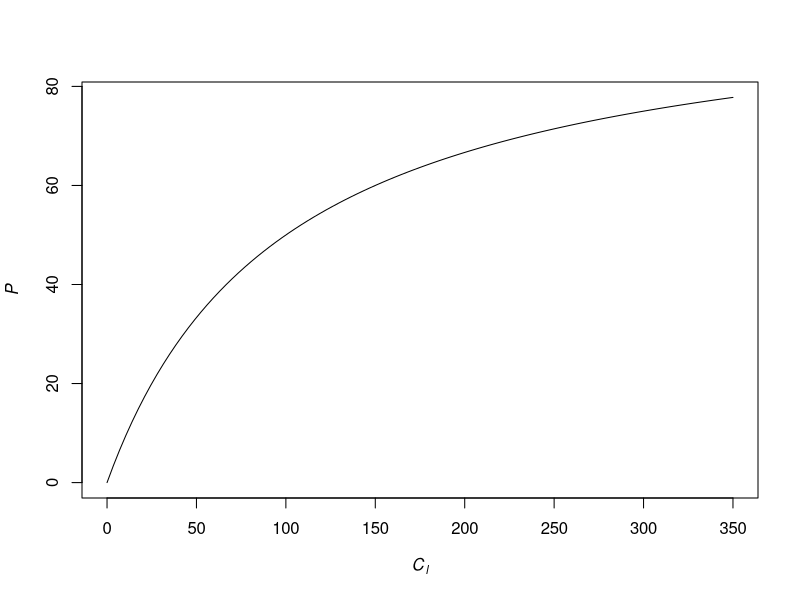
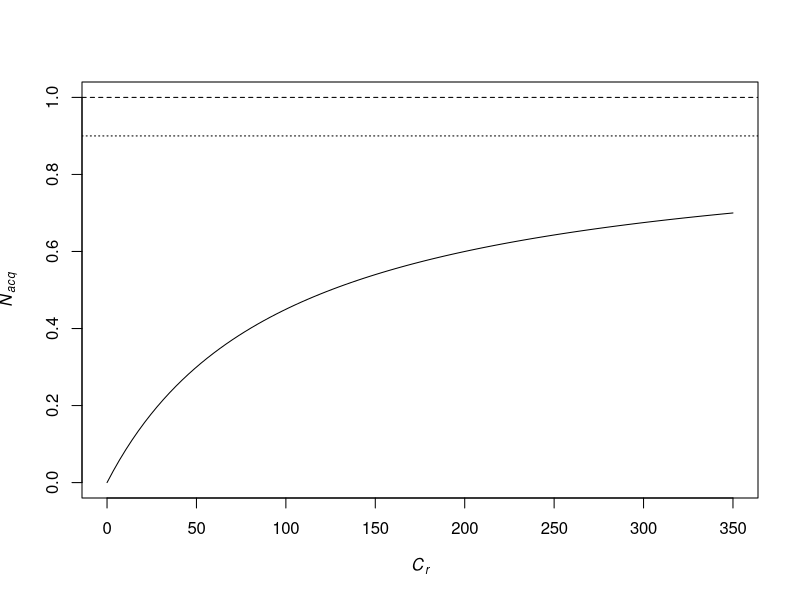
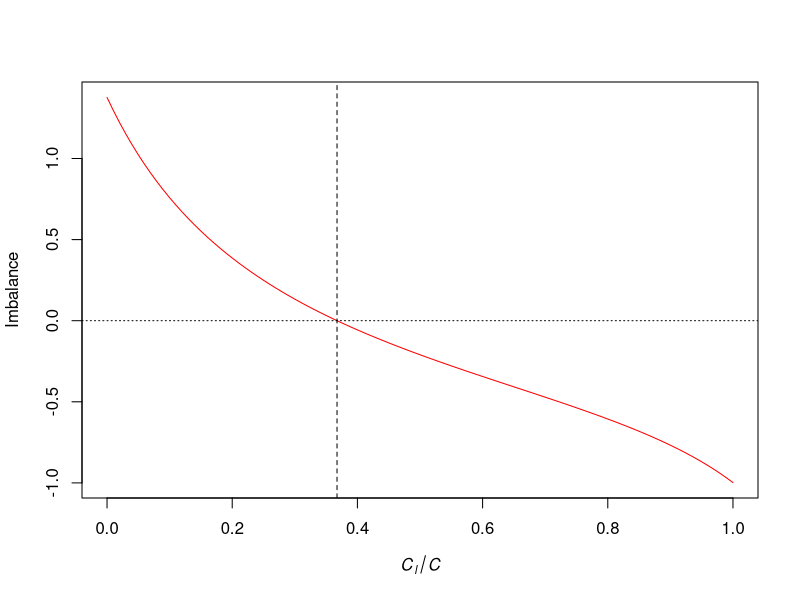
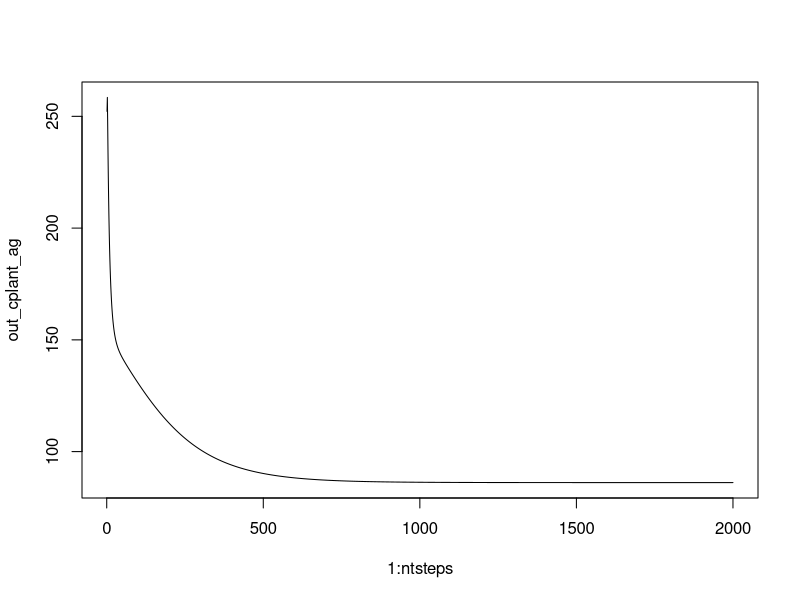
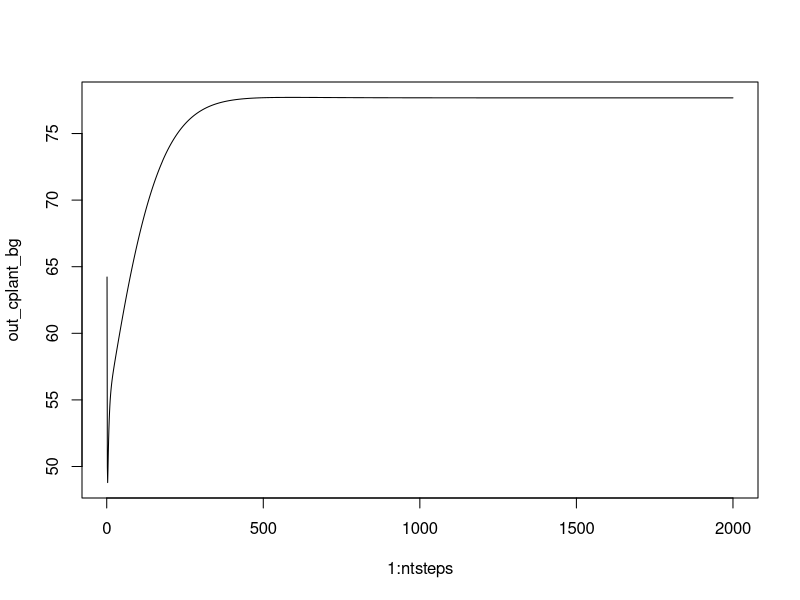
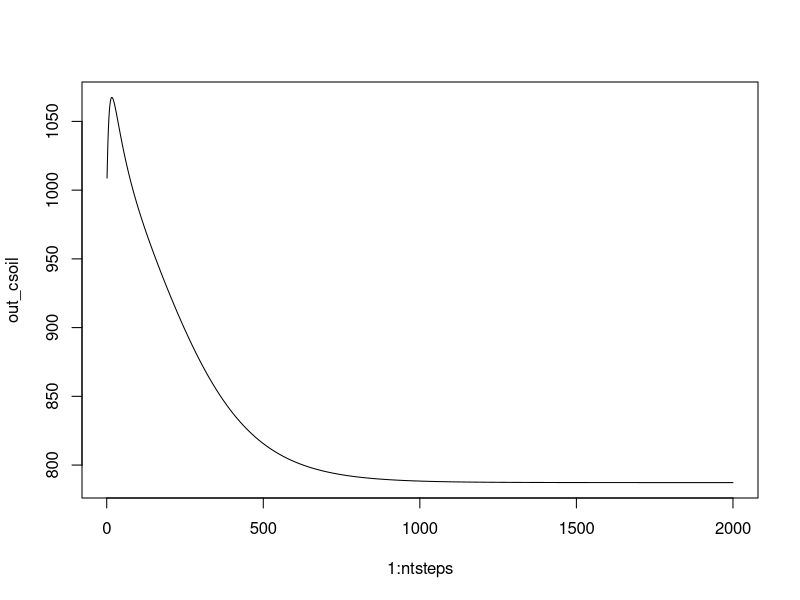
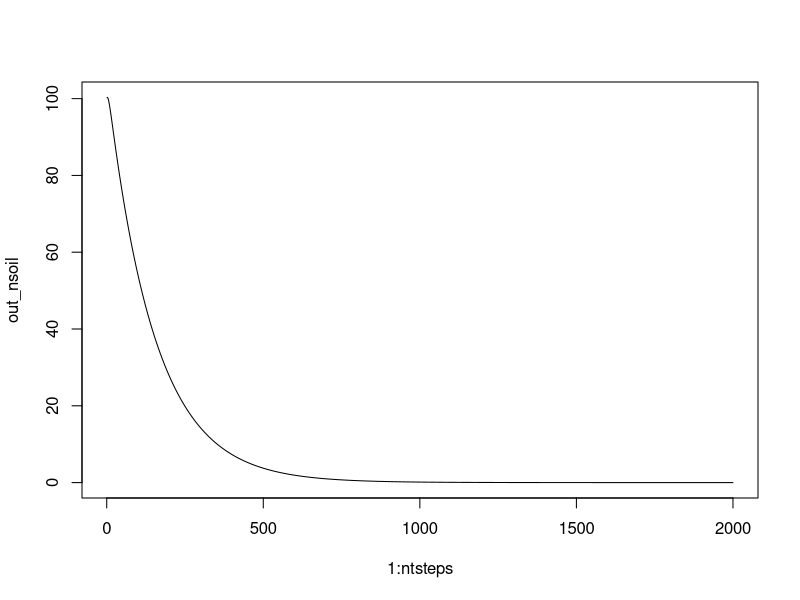
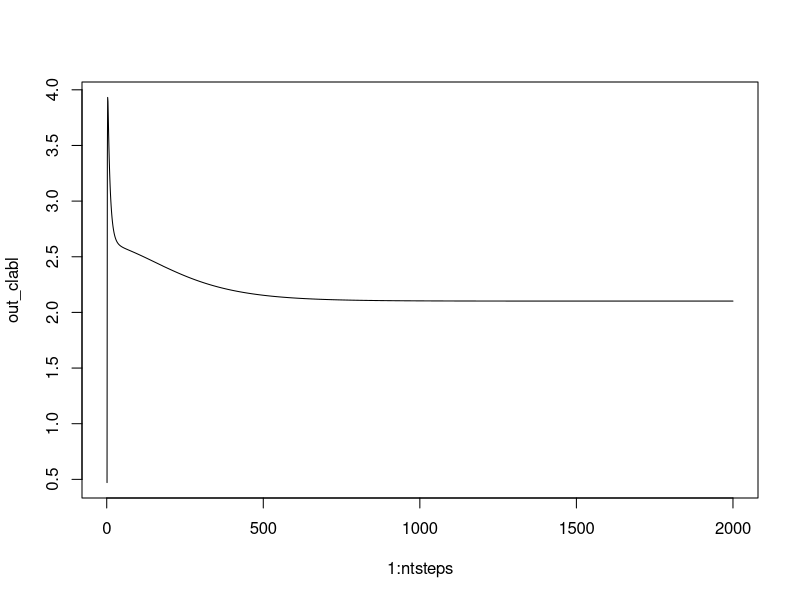

The R script that drew these images, in order:
## ---- chunk 1
prod <- function( cleaf, ppfd, lue ){
  # kbeer         = 0.5
  # sla           = 0.1
  #prod <- ppfd * lue * ( 1.0 - exp( - kbeer * sla * cleaf ) )
  
  kmm_prod <- 100
  prod <- ppfd * lue * cleaf / ( cleaf + kmm_prod )
  return(prod)
}
## Example
curve( prod( x, ppfd = 100, lue = 1 ), from = 0, to = 350, xlab = expression(italic(C[l])), ylab = expression(italic(P)) )
## ---- chunk 2
f_noloss <- function( croot ){
  f_unavoidable = 0.1
  k_noloss      = 100
  out <- (1.0 - f_unavoidable) * croot / (croot + k_noloss )
  # f_avl <- min( 1.0, croot / 30 )
  # out   <- (1.0 - f_unavoidable) * (1.0 - exp( - 0.01 * croot ) )
  return(out)
}
## Example
netmin <- 1.0
curve( netmin * f_noloss(x), from = 0, to = 350, ylim=c(0,1), xlab = expression(italic(C[r])), ylab = expression(italic(N[acq])) )
abline( h=(1-0.1), lty=3 )
abline( h=netmin, lty=2 )
## ---- chunk 3
eval_cnbalance <- function( f_ag, ctot, netmin, lue, ppfd ){
  eff  = 0.7
  resp = 0.1
  r_cton_plant = 30

  ## version where not all aboveground C is leaves
  # out <- (( eff  * ( prod( f_leaf_of_c_ag_tot( f_ag * ctot ) * f_ag * ctot, ppfd, lue ) - resp * ctot ) ) /
  #        ( netmin * f_noloss( (1.0 - f_ag) * ctot ) ) ) - r_cton_plant

  ## version where all aboveground C is leaves
  # out <- (( eff  * ( prod( f_ag * ctot, ppfd, lue ) - resp * ctot ) ) /
  #        ( netmin * f_noloss( (1.0 - f_ag) * ctot ) ) ) - r_cton_plant

  ## this works much better than the ratio calculated above
  supply <- f_noloss((1.0 - f_ag) * ctot ) * netmin
  demand <- eff * ( prod( f_ag * ctot, ppfd, lue ) - resp * ctot ) / r_cton_plant
  out <- supply - demand

  return( out )
}

findroot_eval_cnbalance <- function( ... ){

  if ( eval_cnbalance( 0.0, ... ) < 0.0 ){
    ## all to roots
    fleaf <- 0.0
  } else if ( eval_cnbalance( 1.0, ... ) > 0.0 ){
    ## all to leaves
    fleaf <- 1.0
  } else {
    ## find allocation fraction to leaves so that return next year matches (eff * r_cton_plant)
    out_root <- uniroot( function(x) eval_cnbalance( x, ... ), interval=c(0,1.0) )
    fleaf <- out_root$root
  }
  return(fleaf)
}

lue  = 1
# ppfd = 60 # for example with exponentials
ppfd = 100 # for example with MM
netmin = 0.8
ctot = 350

## Imbalance as a function of the C_l:C
curve( eval_cnbalance( x, ctot, netmin, lue, ppfd ), from = 0, to = 1.0, col="red", xlab=expression(italic(C[l]/C)), ylab=expression(Imbalance) ) #, ylim=c(-20,100)
abline( h=0, lty=3 )
out_root <- findroot_eval_cnbalance( ctot, netmin, lue, ppfd )  # uniroot( function(x) eval_cnbalance( x, ctot, netmin, lue, ppfd ), interval=c(0,1.0) )
abline( v = out_root, lty = 2 )
## ---- chunk 4
lue  <- 1
ppfd <- 70 # for example with MM
eff  <- 0.7
resp <- 0.1
r_cton_plant <- 30
f_unavoidable <- 0.1
k_noloss <- 100
kmm_prod <- 100
n_in <- 1.0
tau_plant <- 10

## other parameters defined above
r_cton_soil <- 10
tau_soil_c <- 50
tau_soil_n <- 150
tau_labl   <- 0.5

r_ntoc_plant <- 1/r_cton_plant
r_ntoc_soil  <- 1/r_cton_soil

## Simulation settings
ntsteps <- 2000

## initialise output variables
out_cplant_ag <- rep(NA, ntsteps)
out_nplant_ag <- rep(NA, ntsteps)
out_cplant_bg <- rep(NA, ntsteps)
out_nplant_bg <- rep(NA, ntsteps)
out_csoil     <- rep(NA, ntsteps)
out_nsoil     <- rep(NA, ntsteps)
out_clabl     <- rep(NA, ntsteps)
out_nlabl     <- rep(NA, ntsteps)

## plant, aboveground
cplant_ag <- 150
nplant_ag <- cplant_ag * r_ntoc_plant

## plant, belowground
cplant_bg <- 150
nplant_bg <- cplant_bg * r_ntoc_plant

## soil
csoil <- 1000
nsoil <- csoil * r_ntoc_plant * tau_soil_n/tau_soil_c

## plant labile pools
nlabl <- 0
clabl <- 0

## to avoid numerical oscillation
calc_turnover <- function( c0, tau, dt = 1.0 ){
  turnover <- c0 * (1.0 - exp(-1/tau * dt ) )
  return(turnover)
}

for (it in 1:ntsteps){

  # ## step increase in light use efficiency ~ CO2 fertilisation
  # if (it==1000) lue <- 1.2 * lue
  
  ## Soil turnover
  csoil_turnover <- calc_turnover( csoil, tau_soil_c )
  csoil          <- csoil - csoil_turnover

  nsoil_turnover <- calc_turnover( nsoil, tau_soil_n )
  nsoil          <- nsoil - nsoil_turnover

  ## Net mineralisation
  netmin         <- nsoil_turnover + n_in

  ## actual C and N acquisition with current plant
  # clabl <- prod( f_leaf_of_c_ag_tot( cplant_ag ) * cplant_ag, ppfd, lue ) #+ clabl
  clabl <- prod( cplant_ag, ppfd, lue ) #+ clabl
  nlabl <- f_noloss( cplant_bg ) * netmin #+ nlabl

  # ## short-cut: by-passing soil
  # nlabl <- f_noloss( cplant_bg ) * r_ntoc_plant * (cplant_bg + cplant_ag) / tau_plant  #+ nlabl

  ## limit allocatable C depending on labile N, c_alloc is used also for growth respiration
  c_alloc <- min( nlabl / (eff * r_ntoc_plant), clabl )

  # ##----------
  # netmin <- 0.8 # xxx test
  # ##----------

  ## Plant turnover, needs to be after acquisition and before new balance evaluation
  cturnover_ag <- calc_turnover( cplant_ag, tau_plant )
  cplant_ag    <- cplant_ag - cturnover_ag

  nturnover_ag <- calc_turnover( nplant_ag, tau_plant)
  nplant_ag    <- nplant_ag - nturnover_ag

  cturnover_bg <- calc_turnover( cplant_bg, tau_plant )
  cplant_bg    <- cplant_bg - cturnover_bg

  nturnover_bg <- calc_turnover( nplant_ag, tau_plant)
  nplant_ag    <- nplant_ag - nturnover_bg

  csoil <- csoil + cturnover_ag + cturnover_bg
  nsoil <- nsoil + nturnover_ag + nturnover_bg

  ## Get optimal fraction to leaves
  fleaf <- findroot_eval_cnbalance( (c_alloc * eff + cplant_ag + cplant_bg), netmin, lue, ppfd )
  # print(fleaf)

  # ##----------
  # ## Visualise imbalance curve
  # ctot <- (cplant_ag + cplant_bg + eff * c_alloc)
  # par(mfrow=c(1,1))
  # curve( eval_cnbalance( x, ctot, netmin, lue, ppfd ), from = 0, to = 1.0, col="red", ylim=c(-20,100) )
  # abline( h=0, lty=3 )
  # abline( v = fleaf, lty = 2 )

  # ## production curve
  # curve( prod( f_leaf_of_c_ag_tot( x ) * x, ppfd, lue ), from = 0, to = ctot ) # x is total aboveground
  # points( fleaf * ctot, prod( f_leaf_of_c_ag_tot( fleaf * ctot ) * fleaf * ctot, ppfd, lue ), pch=16, col="red" )

  # ## N uptake curve
  # curve( netmin * f_noloss( x ), from = 0, to = ctot ) # x is total belowground
  # points( (1.0 - fleaf) * ctot, netmin * f_noloss( (1.0 - fleaf) * ctot ), pch=16, col="red" )
  # ##----------

  ## Additional check only necessary for legacy allocation setup (Version A)
  # if ( eval_cnbalance( 0, ctot, netmin, lue, ppfd ) > 0.0 ){
  #   ## all to roots
  #   fleaf <- 0.0
  # } else if ( eval_cnbalance( 1, ctot, netmin, lue, ppfd ) < 0.0 ){
  #   ## all to leaves
  #   fleaf <- 1.0
  # } else {
  #   ## find allocation fraction to leaves so that return next year matches (eff * r_cton_plant)
  #   out_root <- uniroot( function(x) eval_cnbalance( x, (cplant_ag + cplant_bg + eff * c_alloc), netmin, lue, ppfd ), interval=c(1e-12,1.0) )
  #   fleaf <- out_root$root
  # }

  ## update labile pools
  clabl <- clabl - c_alloc
  nlabl <- nlabl - eff * c_alloc * r_ntoc_plant

  ## labile pool decay
  clabl <- clabl - calc_turnover( clabl, tau_labl)
  nlabl <- nlabl - calc_turnover( nlabl, tau_labl)

  ##---------------------------------------------------------------------
  # ## VERSION A: fleaf only acts on new growth
  # ## allocate C, N follows from r_ntoc_plant
  # cturnover_ag <- cplant_ag / tau_plant
  # c_alloc_ag   <- fleaf * c_alloc * eff
  # cplant_ag    <- cplant_ag + c_alloc_ag - cturnover_ag

  # nturnover_ag <- nplant_ag / tau_plant
  # n_alloc_ag   <- c_alloc_ag * r_ntoc_plant
  # nplant_ag    <- nplant_ag + n_alloc_ag - nturnover_ag

  # cturnover_bg <- cplant_bg / tau_plant
  # c_alloc_bg   <- (1.0 - fleaf) * c_alloc * eff
  # cplant_bg    <- cplant_bg + c_alloc_bg - cturnover_bg

  # nturnover_bg <- nplant_bg / tau_plant
  # n_alloc_bg   <- c_alloc_bg * r_ntoc_plant
  # nplant_bg    <- nplant_bg + n_alloc_bg - nturnover_bg
  ##---------------------------------------------------------------------

  ##---------------------------------------------------------------------
  ## VERSION B: fleaf redistributes entire plant (to avoid legacy in mal-allocation)
  ## allocate C, N follows from r_ntoc_plant
  cplant_ag    <- fleaf * (c_alloc * eff + cplant_ag + cplant_bg)
  cplant_bg    <- (1.0 - fleaf) * (c_alloc * eff + cplant_ag + cplant_bg)
  ##---------------------------------------------------------------------


  ## gater output variables
  out_cplant_ag[it] <- cplant_ag
  out_nplant_ag[it] <- nplant_ag
  out_cplant_bg[it] <- cplant_bg
  out_nplant_bg[it] <- nplant_bg
  out_csoil[it]     <- csoil
  out_nsoil[it]     <- nsoil
  out_clabl[it]     <- clabl
  out_nlabl[it]     <- nlabl

}
##---------------------------------------------------------
plot( 1:ntsteps, out_cplant_ag, type = "l" )
plot( 1:ntsteps, out_cplant_bg, type = "l" )
plot( 1:ntsteps, out_csoil, type = "l" )
plot( 1:ntsteps, out_nsoil, type = "l" )
plot( 1:ntsteps, out_clabl, type = "l" )
plot( 1:ntsteps, out_nlabl, type = "l" )
plot( 1:ntsteps, out_cplant_ag/(out_cplant_bg+out_cplant_ag), type = "l" )

print("Steady state f_ag (fraction of aboveground to total plant C):")
print( cplant_ag[ntsteps]/(cplant_bg[ntsteps]+cplant_ag[ntsteps]) )

print("Steady state total plant C:")
print( cplant_bg[ntsteps]+cplant_ag[ntsteps] )

print("Steady state net mineralisation:")
print(netmin)

print("Expected steady state net mineralisation:")
print( (cplant_ag + cplant_bg) / (r_cton_plant * tau_plant) + n_in )
